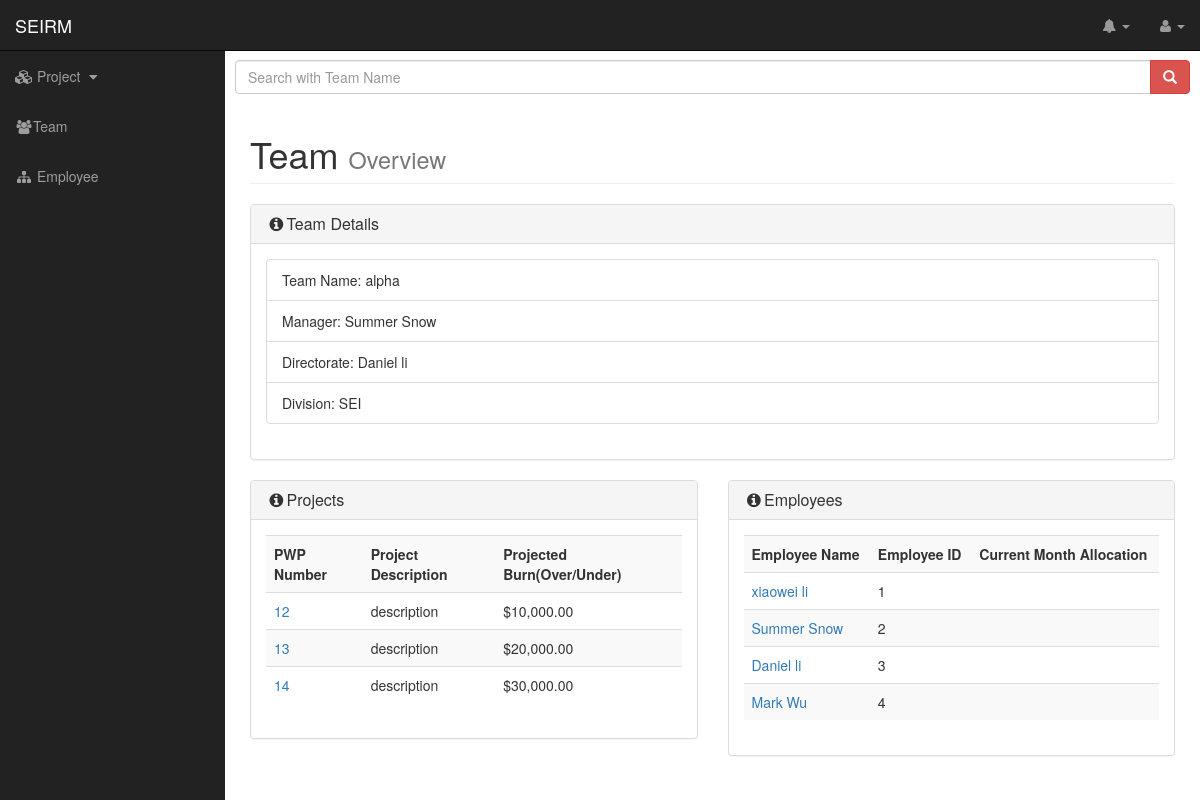
The page /SEI/team/1 on the database as committed earlier.
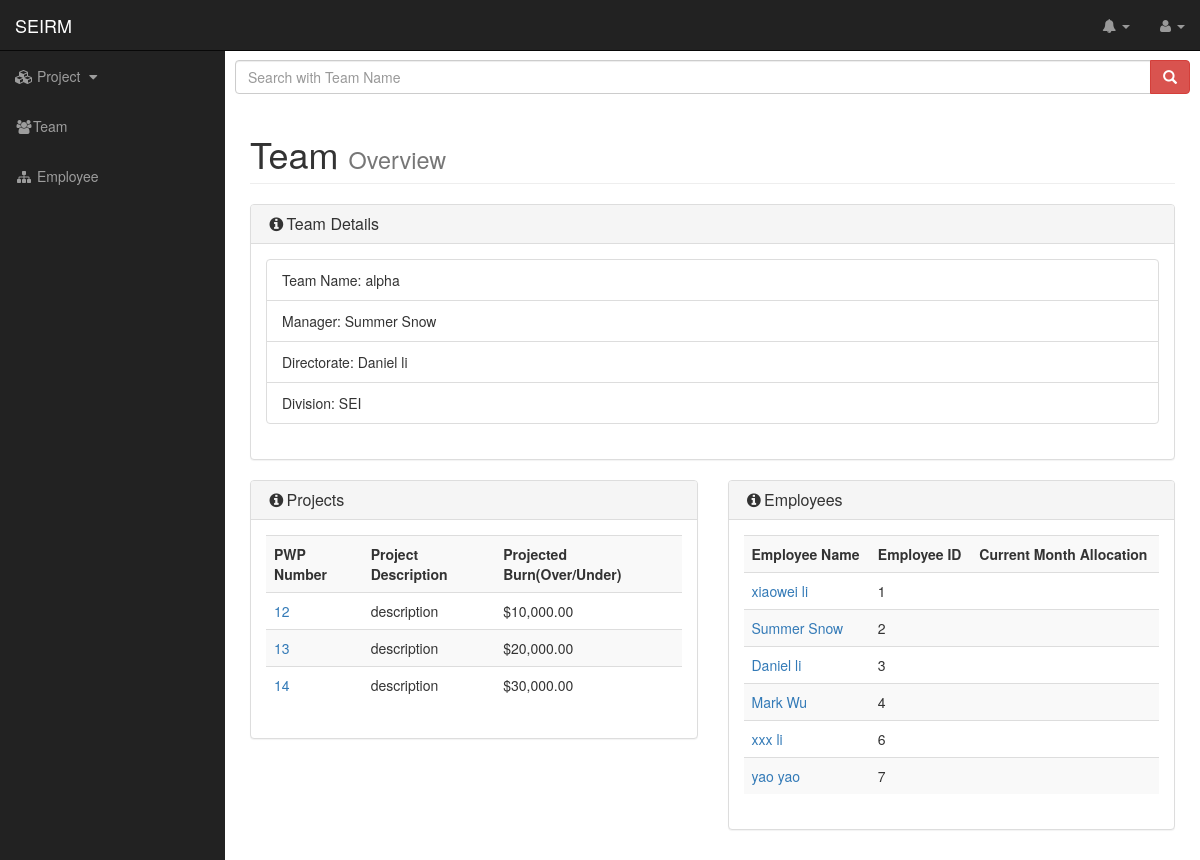
The same page on the database as committed later.
### SEI/models.py (models this page shows)
class Project(models.Model):
    PWP_num = models.CharField(max_length=20)
    project_description = models.CharField(max_length=200, default="", blank=True)
    project_budget = models.DecimalField(max_digits=8, decimal_places=2)
    is_internal = models.BooleanField(default=True)
    team = models.ForeignKey(Team, on_delete=models.CASCADE, default=None, blank=True, null=True)
    client_name = models.CharField(max_length=200, default="", blank=True)
    start_date = models.DateField()
    end_date = models.DateField()
    business_manager = models.CharField(max_length=100, default="", blank=True)

class Employee(models.Model):
    employee_uid = models.CharField(max_length=20,default="")
    first_name = models.CharField(max_length=200, default="", blank=True)
    last_name = models.CharField(max_length=200, default="", blank=True)
    position = models.CharField(max_length=100,default="", blank=True)
    title = models.CharField(max_length=100,default="", blank=True)
    internal_salary = models.DecimalField(max_digits=8, decimal_places=2)
    external_salary = models.DecimalField(max_digits=8, decimal_places=2)
    team = models.ForeignKey(Team)

### SEI/views.py (the view)
# urls.py: url(r'^team/(?P<team_id>\d+)$', SEI.views.view_team, name='teamview'),
def view_team(request, team_id):
    context = {}
    if team_id != None:
        team = get_object_or_404(Team, id = team_id)
    project_set = Project.objects.filter(team = team)
    employee_set = Employee.objects.filter(team = team)
    context['team'] = team
    context['projects'] = project_set
    context['employees'] = employee_set
    return render(request, 'SEI/teamview.html', context)

### SEI/templates/SEI/teamview.html (shortened to what the changed rows need)
{% extends 'SEI/base.html' %}
{% block head %}
{% load static %}
{% endblock %}
{% block content %}
                <div class="row">
                    <div class="col-lg-12">
                        <h1 class="page-header">
                            Team <small>Overview</small>
                        </h1>
                </div>
                </div>
                <div class="row">
                    <div class="col-lg-6">
                        <div class="panel panel-default">
                            <div class="panel-body">
                                    <table id="project_list" class="table table-hover table-striped">
                                      <tr>
                                        <th>PWP Number</th>
                                        <th>Project Description</th>
                                        <th>Projected Burn(Over/Under)</th>
                                      </tr>
                                    {% load humanize %}
                                    {% for project in projects  %}
                                      <tr>
                                        <td><a href="{% url 'projectview' project.PWP_num %}">{{ project.PWP_num }}</a></td>
                                        <td>{{ project.project_description }}</td>
                                        <td>${{ project.project_budget|intcomma }}</td>
										</tr>
									{% endfor %}
                                    </table>
                            </div>
                            </div>
                    </div>
                    <div class="col-lg-6">
                        <div class="panel panel-default">
                            <div class="panel-body">
                                    <table id="employee_list" class="table table-hover table-striped">
                                      <tr>
                                        <th>Employee Name</th>
                                        <th>Employee ID</th>
                                        <th>Current Month Allocation</th>
                                      </tr>
                                      {% for employee in employees  %}
                                      <tr>
                                        <td><a href="{% url 'employeeview' employee.id %}">{{ employee.first_name }}  {{ employee.last_name }}</a></td>
                                        <td>{{ employee.id }}</td>
                                        <td>{{ employee.allocation }}</td>
                                    </tr>
                                    {% endfor %}
                                    </table>
                                </div>
                            </div>
                        </div>
                    </div>
{% endblock %}

Rows that differ between the two databases and show on the page:
added Employee: first_name "xxx", last_name "li", id "6"
added Employee: first_name "yao", last_name "yao", id "7"
